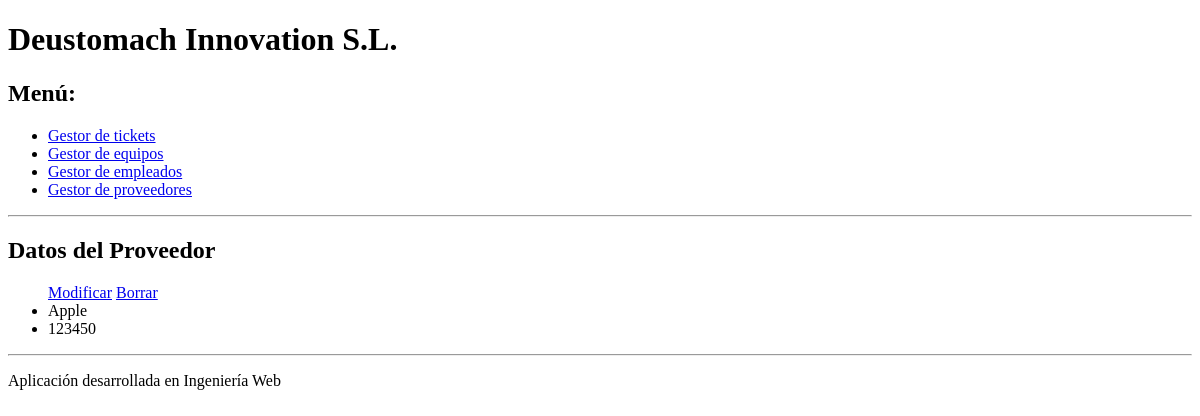
The app's page /aplicacion/proveedores/2/, older data.
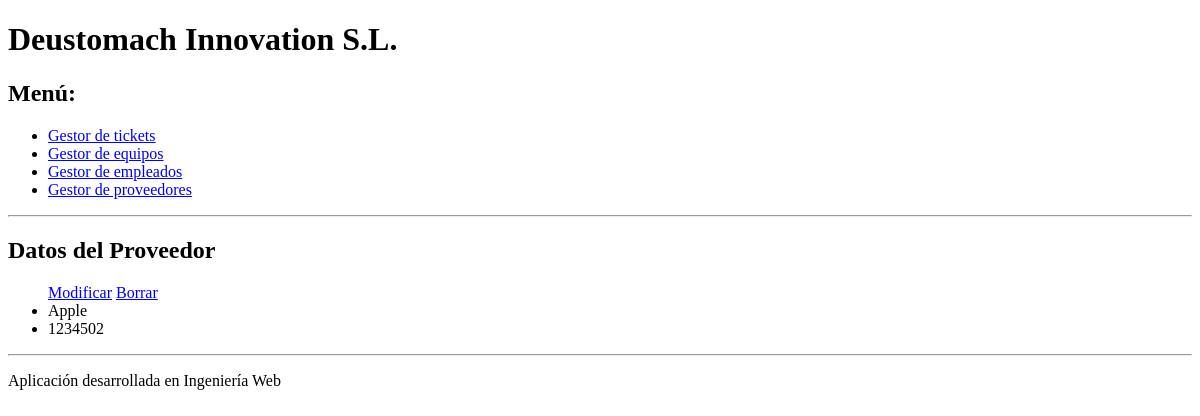
The same page, newer data.
### app_reto1/models.py (models this page shows, shortened)
class Proveedor(models.Model):
    nombre = models.CharField(max_length=20)
    telefono = models.IntegerField()

### app_reto1/views.py (the view)
# urls.py: path("proveedores/<int:proveedor_id>/", views.show_proveedor, name="detalleproveedor"),
def show_proveedor(request, proveedor_id):
    proveedor = get_object_or_404(Proveedor, pk=proveedor_id)
    context = {"proveedor": proveedor}
    return render(request, "proveedor_descripcion.html", context)

### app_reto1/templates/proveedor_descripcion.html (shortened to what this page needs)
{% extends "base.html" %}
{% block contenido %}
<h2>Datos del Proveedor</h2>
{% if proveedor %}
    <ul><a href="/aplicacion/proveedores/{{proveedor.id}}/update"> Modificar</a>
        <a href="/aplicacion/proveedores/{{proveedor.id}}/delete"> Borrar</a>
        <li>
            {{ proveedor.nombre}}
        </li>
        <li>
            {{ proveedor.telefono}}
        </li>
    </ul>
{% else %}
    <p>No existe este Proveedor.</p>
{% endif %}
{% endblock %}

Row changes from the older to the newer data that the page shows:
changed Proveedor "Apple": telefono "123450" → "1234502"
